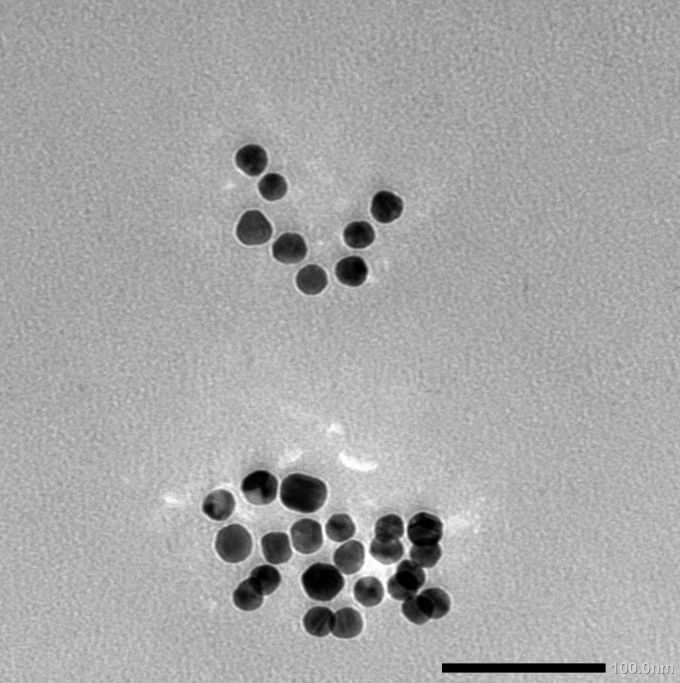
#> input picture AuNP20nm_004.jpg, 2040 x 2048 px, found by its file name (shown at 1/3 size)
$ python img_fcn_old.py
#> lines starting #> are read from the running program, lines starting #| are printed output that depends on the picture; after the words box and inside, x2 and y2 are one past the last pixel; in counts of white or black regions, pixels touching at a corner belong together
import numpy as np
import matplotlib.pyplot as plt
from scipy import ndimage as ndi
from pathlib import Path
import math

from skimage import filters, morphology, util
from skimage.io import imread, imsave
from skimage.filters import threshold_otsu
from skimage.color import rgb2gray, label2rgb
from skimage.segmentation import watershed
from skimage.feature import (
        peak_local_max
            )
from skimage.transform import rescale
from skimage.restoration import rolling_ball
from skimage.morphology import disk, white_tophat
from skimage.util import img_as_ubyte
from skimage.measure import label, regionprops
from skimage.draw import circle_perimeter, ellipse_perimeter
import cv2
# () /


def loading_img(img_path):
    """Function for loading image from given file and croping it

    Args:
        img_path (str): path to image file

    Returns:
        numpy.ndarray: RGB image
    """

    img_raw = imread(img_path)
#> img_raw is the input picture: shape (2048, 2040, 3); mean R, G, B 166.4, 166.4, 166.4
    img_raw = img_raw[0:-100, :]
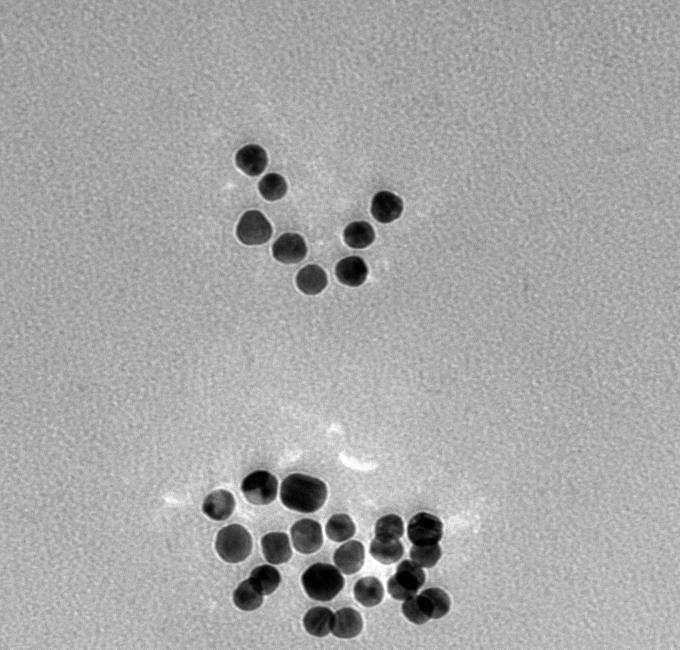
#> img_raw: shape (1948, 2040, 3) (shown at 1/3 size); min 0, max 255, mean 166.2

    return img_raw


def filtering_img(img_raw):
    """Function for bluring image and edge detection

    Args:
        img_raw (numpy.ndarray): RGB image

    Returns:
        numpy.ndarray: grayscale image

    """
    img_raw = rgb2gray(img_raw)
#> img_raw: shape (1948, 2040) float64
    img_raw = rescale(img_raw, 0.5)
#> img_raw: shape (974, 1020) float64
    img_inverted = util.invert(img_raw)
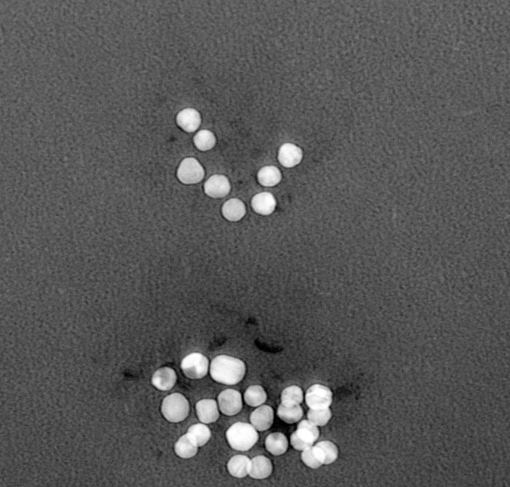
#> img_inverted: shape (974, 1020) float64 (shown at 1/2 size); min 0, max 1, mean 0.348

    img_filtered = filters.median(
                    img_raw, morphology.disk(5))

    sobel_edges = filters.sobel(img_filtered)
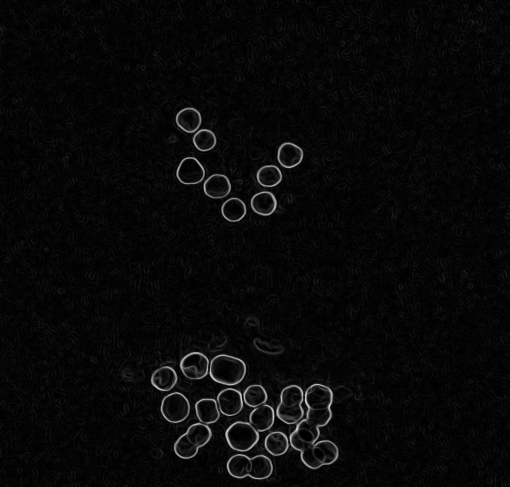
#> sobel_edges: shape (974, 1020) float64 (shown at 1/2 size); min 0, max 0.263, mean 0.00884; drawn with min black and max white

    return img_filtered, sobel_edges


def edges_operations(sobel_edges):
    """Function for transforming edges image to binary image using thresholding and morfological operations

    Args:
        sobel_edges (numpy.ndarray): grayscale image of edges

    Returns:
        numpy.ndarray: binary image
    """

    thresh = threshold_otsu(sobel_edges)
#> thresh = 0.0664
    binary_edges = sobel_edges > thresh
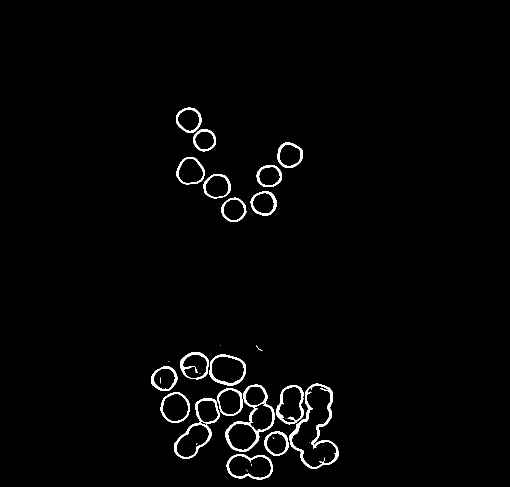
#> binary_edges: shape (974, 1020) bool (shown at 1/2 size); 1.7% white; 30 white regions (9 under 20 px), largest, box (x1, y1, x2, y2) and area: (579, 767, 677, 938) 2471, (451, 769, 549, 903) 1889, (348, 797, 440, 918) 1490

    binary_edges = morphology.binary_closing(binary_edges)
#> binary_edges: shape (974, 1020) bool; 1.7% white; 29 white regions (9 under 20 px), largest, box (x1, y1, x2, y2) and area: (552, 767, 677, 938) 3489, (451, 769, 549, 903) 1901, (348, 797, 440, 918) 1494

    region_fill = ndi.binary_fill_holes(binary_edges)
#> region_fill: shape (974, 1020) bool; 6.1% white; 21 white regions (2 under 20 px), largest, box (x1, y1, x2, y2) and area: (552, 767, 677, 938) 13037, (451, 769, 549, 903) 6971, (348, 797, 440, 918) 5468
    erode = morphology.erosion(region_fill, morphology.square(width = 5))
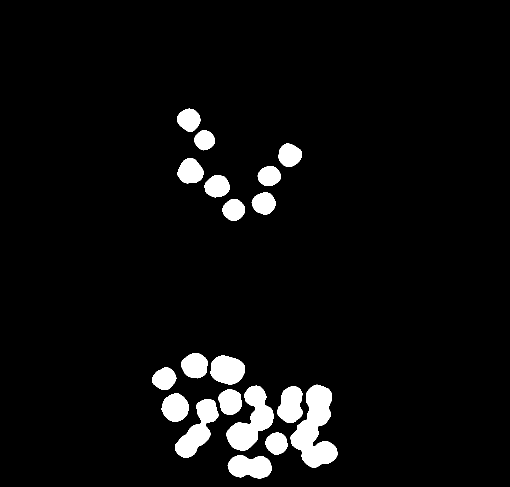
#> erode: shape (974, 1020) bool (shown at 1/2 size); 5% white; 19 white regions, largest, box (x1, y1, x2, y2) and area: (581, 769, 675, 936) 8368, (453, 771, 547, 901) 5925, (350, 799, 437, 916) 4553

    return region_fill, erode


def watershed_transform(erode, region_fill):
    """Function for labeling of image using calculated distance map and markers for watershed transform

    Args:
        erode (numpy.ndarray): binary image
        region_fill (numpy.ndarray): binary image

    Returns:
        numpy.ndarray: labeled image
    """

    distance = ndi.distance_transform_edt(erode)
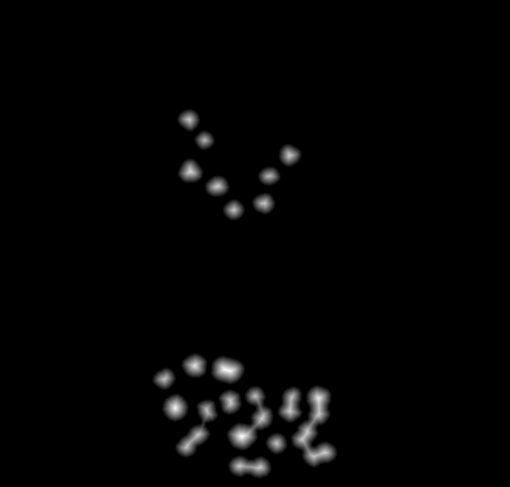
#> distance: shape (974, 1020) float64 (shown at 1/2 size); min 0, max 27.2, mean 0.4; drawn with min black and max white

    coords = peak_local_max(distance, footprint = np.ones((3, 3)), min_distance = 20)
#> coords = 30 pairs, first value 239 to 934, second value 328 to 648
    mask = np.zeros(distance.shape, dtype=bool)
    mask[tuple(coords.T)] = True

    markers, _ = ndi.label(mask)

    labels = watershed(-distance, markers, mask = region_fill)
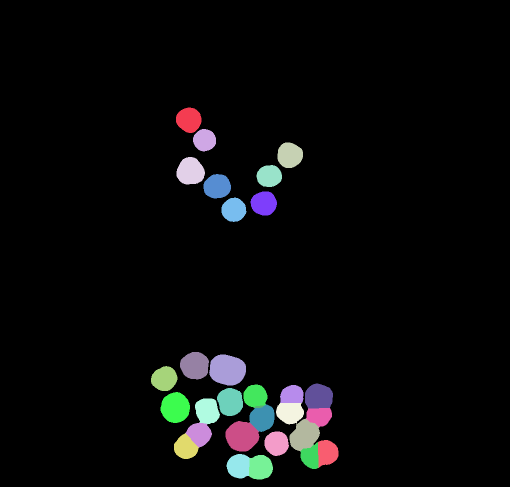
#> labels: shape (974, 1020) int32 (shown at 1/2 size); 31 distinct labels, from 0 to 30; one colour per label, 0 black

    return labels


def ploting_img(img_median, sobel_edges, region_fill, labels):
    """Function for plotting images from segmentation proces

    Args:
        img_raw (numpy.ndarray): RGB image
        sobel_edges (numpy.ndarray): grayscale image of edges
        region_fill (_numpy.ndarray): binary image
        labels (numpy.ndarray): labeled image
    """

    plt.subplot(2, 2, 1)
    plt.imshow(img_median,cmap = 'gray')
    plt.title('Raw image')

    plt.subplot(2, 2, 2)
    plt.imshow(sobel_edges, cmap = 'gray')
    plt.title('Edges detected using Sobel operator')

    plt.subplot(2, 2, 3)
    plt.imshow(region_fill, cmap = 'gray')
    plt.title('Binary image')

    plt.subplot(2, 2, 4)
    plt.imshow(labels, cmap = 'tab20')
    plt.title('Labeled image')

    plt.show()

# [91 lines left out: functions saving_img, calculation, not called in this run]


if __name__ == '__main__':

    img_path = r'C:\Users\drakv\Desktop\fbmi\projekt\projekt\app\AuNP20nm_004.jpg'

    img_raw = loading_img(img_path)

    img_median, sobel_edges = filtering_img(img_raw)

    region_fill, erode = edges_operations(sobel_edges)

    labels = watershed_transform(erode, region_fill)

    ploting_img(img_median, sobel_edges, region_fill, labels)

$ run again, with AuNP20nm_002.jpg copied over AuNP20nm_004.jpg
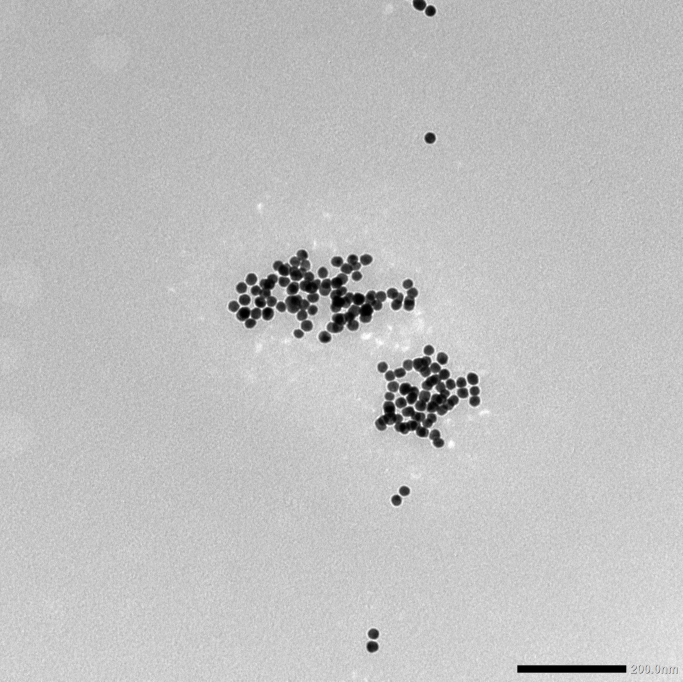
#> input picture AuNP20nm_002.jpg, 2048 x 2044 px, found by its file name (shown at 1/3 size)
#> in loading_img, img_raw is the input picture: shape (2044, 2048, 3); mean R, G, B 192.2, 192.2, 192.2
#> thresh = 0.0803
#> in edges_operations, `binary_edges = sobel_edges > thresh`:
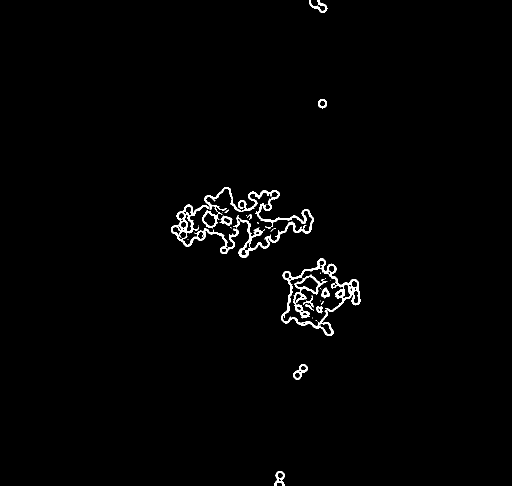
#> binary_edges: shape (972, 1024) bool (shown at 1/2 size); 1.3% white; 32 white regions (16 under 20 px), largest, box (x1, y1, x2, y2) and area: (409, 374, 628, 516) 4081, (562, 517, 721, 672) 3249, (342, 409, 477, 508) 2215
#> region_fill: shape (972, 1024) bool; 2.3% white; 16 white regions (7 under 20 px), largest, box (x1, y1, x2, y2) and area: (562, 517, 721, 672) 12941, (342, 374, 628, 516) 8485, (586, 728, 616, 759) 487
#> erode: shape (972, 1024) bool; 1.4% white; 21 white regions (10 under 20 px), largest, box (x1, y1, x2, y2) and area: (564, 519, 719, 670) 11125, (344, 411, 387, 480) 1409, (406, 424, 433, 453) 496
#> coords = 27 pairs, first value 207 to 951, second value 368 to 712
#> in watershed_transform, `labels = watershed(-distance, markers, mask = region_fill)`:
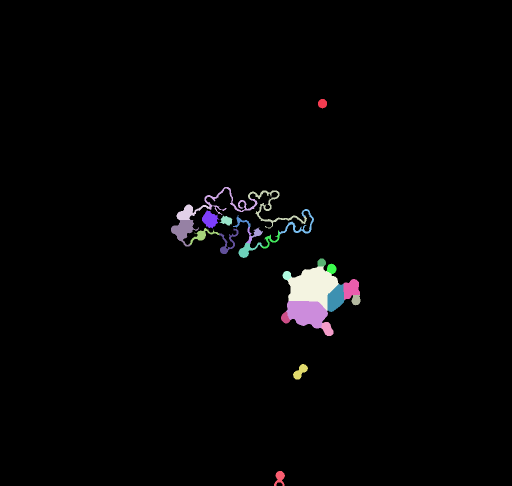
#> labels: shape (972, 1024) int32 (shown at 1/2 size); 28 distinct labels, from 0 to 27; one colour per label, 0 black

$ run again, with AuNP50nm_009.jpg copied over AuNP20nm_004.jpg
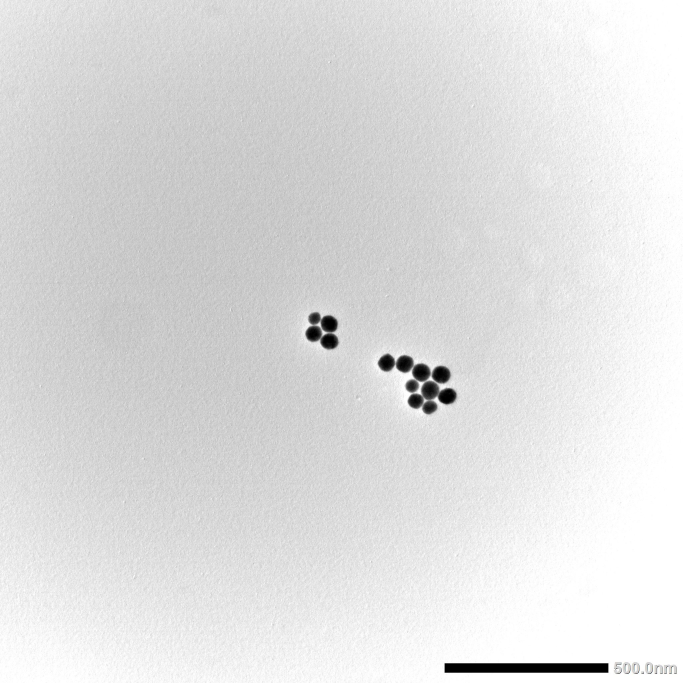
#> input picture AuNP50nm_009.jpg, 2048 x 2048 px, found by its file name (shown at 1/3 size)
#> in loading_img, img_raw is the input picture: shape (2048, 2048, 3); mean R, G, B 222.5, 222.5, 222.5
#> thresh = 0.0864
#> in edges_operations, `binary_edges = sobel_edges > thresh`:
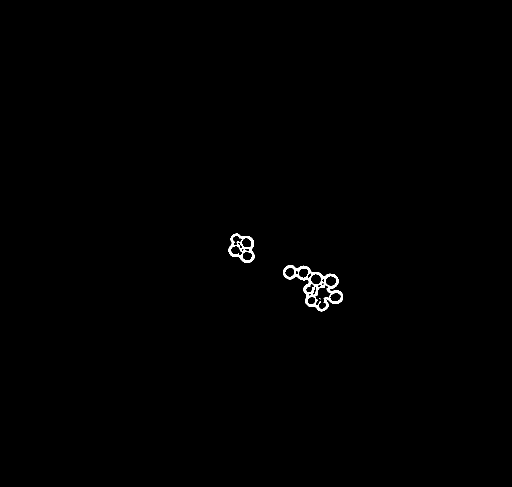
#> binary_edges: shape (974, 1024) bool (shown at 1/2 size); 0.38% white; 3 white regions (1 under 20 px), largest, box (x1, y1, x2, y2) and area: (566, 530, 686, 623) 2718, (457, 467, 509, 526) 1109
#> region_fill: shape (974, 1024) bool; 0.78% white; 2 white regions, box (x1, y1, x2, y2) and area: (566, 530, 686, 623) 5566, (457, 467, 509, 526) 2234
#> in edges_operations, `erode = morphology.erosion(region_fill, morphology.square(width = 5))`:
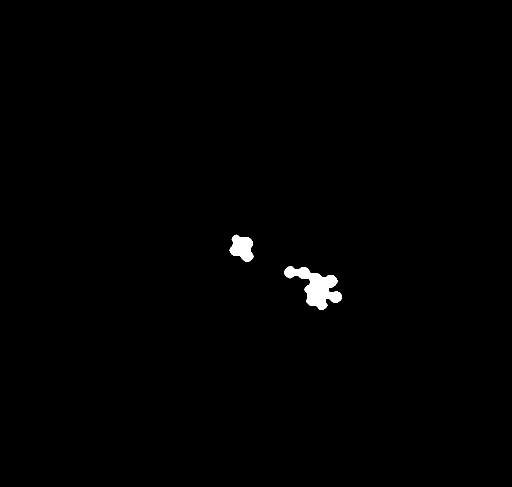
#> erode: shape (974, 1024) bool (shown at 1/2 size); 0.63% white; 2 white regions, box (x1, y1, x2, y2) and area: (568, 532, 684, 620) 4477, (459, 469, 507, 523) 1770
#> coords = [[581, 636], [493, 483], [560, 632], [562, 661], [545, 607], [544, 580], [594, 670], [608, 642]]
#> labels: shape (974, 1024) int32; 9 distinct labels, from 0 to 8
